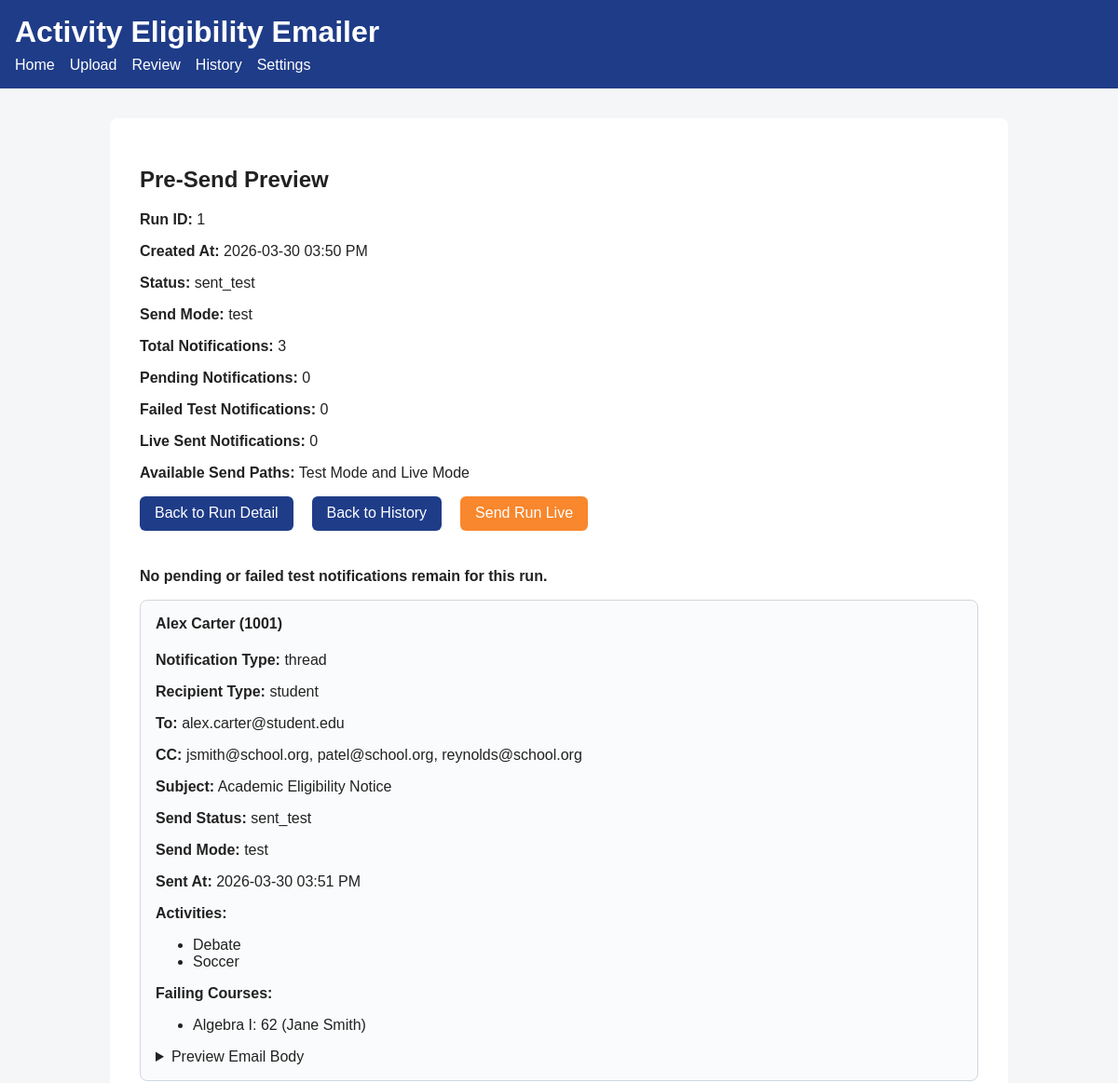
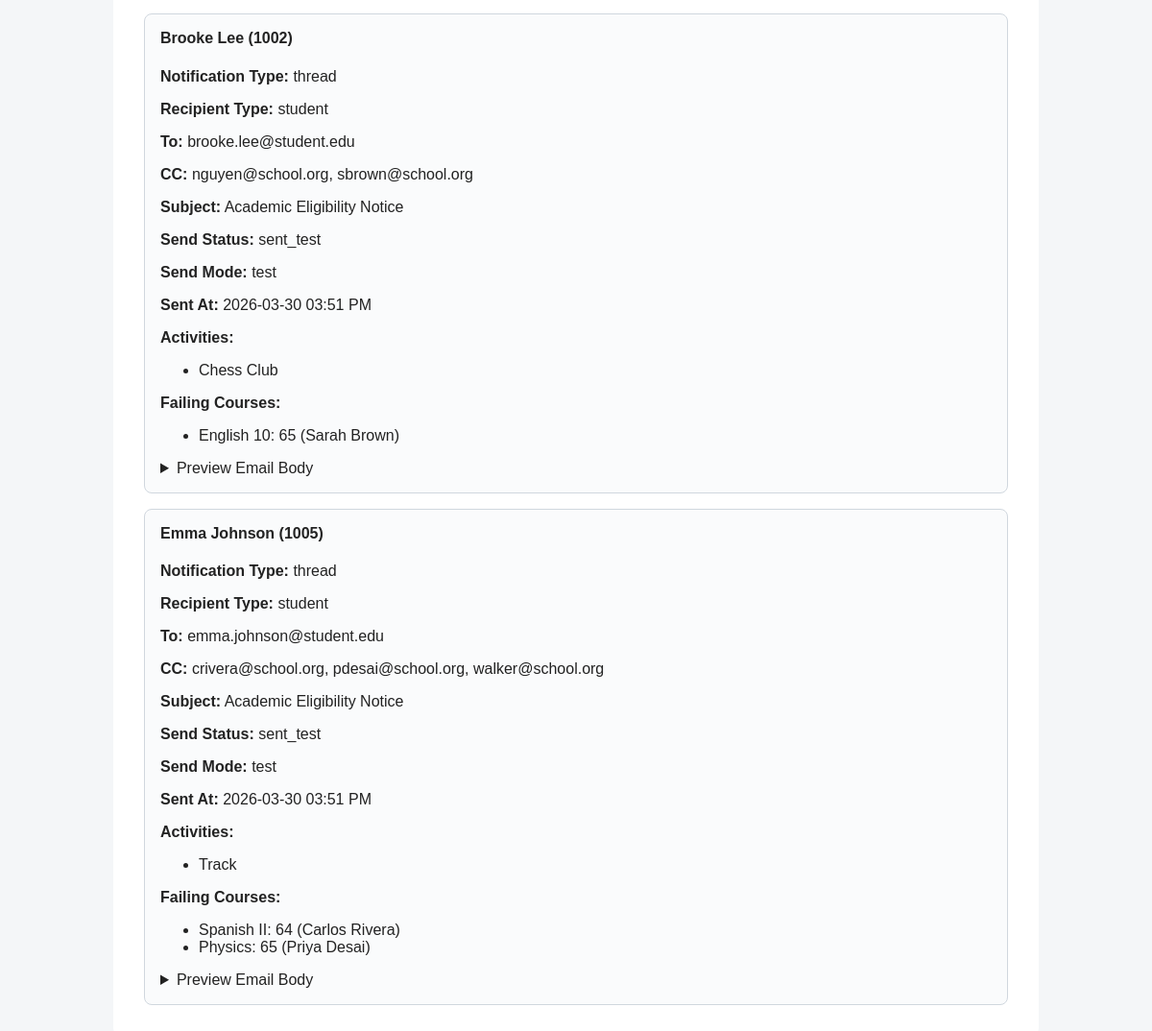
Page /history/1/preview on the committed database (2 pictures, top to bottom).
### models.py (models this page shows)
class Run(db.Model):
    id = db.Column(db.Integer, primary_key=True)
    created_at = db.Column(db.DateTime, default=datetime.utcnow, nullable=False)
    status = db.Column(db.String(50), default="finalized", nullable=False)
    send_mode = db.Column(db.String(20), default="none", nullable=False)
    total_students_in_activities = db.Column(db.Integer, default=0)
    total_students_failing = db.Column(db.Integer, default=0)
    total_notifications = db.Column(db.Integer, default=0)
    notes = db.Column(db.Text)
    notifications = db.relationship("Notification", backref="run", lazy=True, cascade="all, delete-orphan")
    exceptions = db.relationship("ExceptionLog", backref="run", lazy=True, cascade="all, delete-orphan")

class Notification(db.Model):
    id = db.Column(db.Integer, primary_key=True)
    run_id = db.Column(db.Integer, db.ForeignKey("run.id"), nullable=False)
    notification_type = db.Column(db.String(50), nullable=False)
    recipient_type = db.Column(db.String(50), nullable=False)
    to_email = db.Column(db.String(255), nullable=False)
    cc_emails = db.Column(db.Text)
    recipient_name = db.Column(db.String(255), nullable=False)
    recipient_identifier = db.Column(db.String(255))
    student_id = db.Column(db.String(50))
    student_name = db.Column(db.String(255))
    activity_names_json = db.Column(db.Text)
    failing_courses_json = db.Column(db.Text)
    related_students_json = db.Column(db.Text)
    subject = db.Column(db.String(255), nullable=False)
    body = db.Column(db.Text, nullable=False)
    send_status = db.Column(db.String(50), default="pending", nullable=False)
    send_mode = db.Column(db.String(20), default="none", nullable=False)
    error_message = db.Column(db.Text)
    sent_at = db.Column(db.DateTime)

### routes.py (the view)
@main.route("/history/<int:run_id>/preview")
def run_preview(run_id):
    run = Run.query.get_or_404(run_id)
    notifications = []
    for item in run.notifications:
        notifications.append({
            "id": item.id,
            "notification_type": item.notification_type,
            "recipient_type": item.recipient_type,
            "to_email": item.to_email,
            "cc_emails": json.loads(item.cc_emails or "[]"),
            "recipient_name": item.recipient_name,
            "recipient_identifier": item.recipient_identifier,
            "student_id": item.student_id,
            "student_name": item.student_name,
            "activity_names": json.loads(item.activity_names_json or "[]"),
            "failing_courses": json.loads(item.failing_courses_json or "[]"),
            "related_students": json.loads(item.related_students_json or "[]"),
            "subject": item.subject,
            "body": item.body,
            "send_status": item.send_status,
            "send_mode": item.send_mode,
            "sent_at": item.sent_at,
            "error_message": item.error_message,
        })
    pending_count = sum(1 for n in notifications if n["send_status"] == "pending")
    failed_test_count = sum(1 for n in notifications if n["send_status"] == "failed_test")
    sent_live_count = sum(1 for n in notifications if n["send_status"] == "sent_live")
    return render_template(
        "run_preview.html",
        run=run,
        notifications=notifications,
        pending_count=pending_count,
        failed_test_count=failed_test_count,
        sent_live_count=sent_live_count,
        send_form=SendRunForm(),
        live_form=LiveSendForm(),
    )

### app.py (called while the page is built)
def format_datetime_local(value):
    if not value:
        return ""
    utc_value = value.replace(tzinfo=timezone.utc)
    local_value = utc_value.astimezone(ZoneInfo("America/New_York"))
    return local_value.strftime("%Y-%m-%d %I:%M %p")

### templates/run_preview.html (shortened to what this page needs)
{% extends "base.html" %}
{% block content %}
    <h2>Pre-Send Preview</h2>
    <p><strong>Run ID:</strong> {{ run.id }}</p>
    <p><strong>Created At:</strong> {{ run.created_at|datetime_local }}</p>
    <p><strong>Status:</strong> {{ run.status }}</p>
    <p><strong>Send Mode:</strong> {{ run.send_mode }}</p>
    <p><strong>Total Notifications:</strong> {{ notifications|length }}</p>
    <p><strong>Pending Notifications:</strong> {{ pending_count }}</p>
    <p><strong>Failed Test Notifications:</strong> {{ failed_test_count }}</p>
    <p><strong>Live Sent Notifications:</strong> {{ sent_live_count }}</p>
    <p><strong>Available Send Paths:</strong> Test Mode and Live Mode</p>
    <div class="action-bar">
        <a class="action-link" href="{{ url_for('main.run_detail', run_id=run.id) }}">Back to Run Detail</a>
        <a class="action-link" href="{{ url_for('main.history') }}">Back to History</a>
        {% if sent_live_count == 0 %}
            <button type="button" class="action-button danger-button" id="openLiveSendModal">Send Run Live</button>
        {% endif %}
    </div>
    {% if pending_count == 0 and failed_test_count == 0 and sent_live_count == 0 %}
        <p><strong>No pending or failed test notifications remain for this run.</strong></p>
    {% endif %}
    {% if notifications %}
        {% for notification in notifications %}
            <div class="notification-card">
                <h4>{{ notification.recipient_name }}{% if notification.recipient_identifier %} ({{ notification.recipient_identifier }}){% endif %}</h4>
                <p><strong>Notification Type:</strong> {{ notification.notification_type }}</p>
                <p><strong>Recipient Type:</strong> {{ notification.recipient_type }}</p>
                <p><strong>To:</strong> {{ notification.to_email }}</p>
                <p><strong>CC:</strong> {{ notification.cc_emails | join(", ") if notification.cc_emails else "None" }}</p>
                <p><strong>Subject:</strong> {{ notification.subject }}</p>
                <p><strong>Send Status:</strong> {{ notification.send_status }}</p>
                <p><strong>Send Mode:</strong> {{ notification.send_mode }}</p>
                <p><strong>Sent At:</strong> {{ notification.sent_at|datetime_local if notification.sent_at else "Not sent yet" }}</p>
                {% if notification.activity_names %}
                    <p><strong>Activities:</strong></p>
                    <ul>
                        {% for activity in notification.activity_names %}
                            <li>{{ activity }}</li>
                        {% endfor %}
                    </ul>
                {% endif %}
                <p><strong>Failing Courses:</strong></p>
                <ul>
                    {% for course in notification.failing_courses %}
                        <li>{{ course.course_name }}: {{ course.current_grade }} ({{ course.teacher_name }})</li>
                    {% endfor %}
                </ul>
                <details>
                    <summary>Preview Email Body</summary>
                </details>
            </div>
        {% endfor %}
    {% else %}
        <p>No notifications are available for this run.</p>
    {% endif %}
{% endblock %}

### templates/base.html (shortened to what this page needs)
<!doctype html>
<html lang="en">
<head>
    <link rel="stylesheet" href="{{ url_for('static', filename='style.css') }}">
</head>
<body>
    <header>
        <h1>Activity Eligibility Emailer</h1>
        <nav>
            <a href="{{ url_for('main.index') }}">Home</a>
            <a href="{{ url_for('main.upload') }}">Upload</a>
            <a href="{{ url_for('main.review') }}">Review</a>
            <a href="{{ url_for('main.history') }}">History</a>
            <a href="{{ url_for('main.settings') }}">Settings</a>
        </nav>
    </header>
    <main>
        {% block content %}{% endblock %}
    </main>
</body>
</html>

### static/style.css (style rules this page uses)
body { font-family: Arial, sans-serif; margin: 0; background: #f4f6f8; color: #222; }
header { background: #1f3c88; color: white; padding: 1rem; }
header h1 { margin: 0 0 0.5rem 0; }
nav { display: flex; flex-wrap: wrap; gap: 1rem; }
nav a { color: white; text-decoration: none; margin-right: 0; }
main { max-width: 900px; margin: 2rem auto; background: white; padding: 2rem; border-radius: 8px; }
.notification-card { border: 1px solid #d0d7de; border-radius: 8px; padding: 1rem; margin-top: 1rem; background: #fafbfc; }
.notification-card h4 { margin-top: 0; }
.action-link { display: inline-block; padding: 0.6rem 1rem; background: #1f3c88; color: white; text-decoration: none; border-radius: 6px; margin-bottom: 1rem; }
.action-link { display: inline-block; padding: 0.6rem 1rem; background: #1f3c88; color: white; text-decoration: none; border-radius: 6px; margin-right: 0.5rem; margin-bottom: 1rem; }
button, input[type="submit"] { padding: 0.6rem 1rem; border: none; border-radius: 6px; background: #1f3c88; color: white; cursor: pointer; margin-bottom: 1rem; }
.action-bar { display: flex; flex-wrap: wrap; gap: 0.75rem; align-items: center; margin-bottom: 1.5rem; }
.action-button, button, input[type="submit"] { display: inline-block; padding: 0.6rem 1rem; border: none; border-radius: 6px; background: #1f3c88; color: white; cursor: pointer; text-decoration: none; font-size: 1rem; }
input[type="submit"].danger-button, button.danger-button, .danger-button { background: #f8872d; }

### rows in the picture
Run: id "1", created_at "2026-03-30 03:50 PM", status "sent_test", send_mode "test"
Notification: recipient_name "Alex Carter", recipient_identifier "1001", notification_type "thread", recipient_type "student", to_email "alex.carter@student.edu", cc_emails "jsmith@school.org, patel@school.org, reynolds@school.org", subject "Academic Eligibility Notice", send_status "sent_test", send_mode "test", sent_at "2026-03-30 03:51 PM", activity_names "Debate" "Soccer", course_name "Algebra I", current_grade "62", teacher_name "Jane Smith"
Notification: recipient_name "Brooke Lee", recipient_identifier "1002", notification_type "thread", recipient_type "student", to_email "brooke.lee@student.edu", cc_emails "nguyen@school.org, sbrown@school.org", subject "Academic Eligibility Notice", send_status "sent_test", send_mode "test", sent_at "2026-03-30 03:51 PM", activity_names "Chess Club", course_name "English 10", current_grade "65", teacher_name "Sarah Brown"
Notification: recipient_name "Emma Johnson", recipient_identifier "1005", notification_type "thread", recipient_type "student", to_email "emma.johnson@student.edu", cc_emails "crivera@school.org, pdesai@school.org, walker@school.org", subject "Academic Eligibility Notice", send_status "sent_test", send_mode "test", sent_at "2026-03-30 03:51 PM", activity_names "Track", course_name "Spanish II" "Physics", current_grade "64" "65", teacher_name "Carlos Rivera" "Priya Desai"

### other values in the picture
{{ notifications|length }} "3"
{{ pending_count }} "0"
{{ failed_test_count }} "0"
{{ sent_live_count }} "0"
